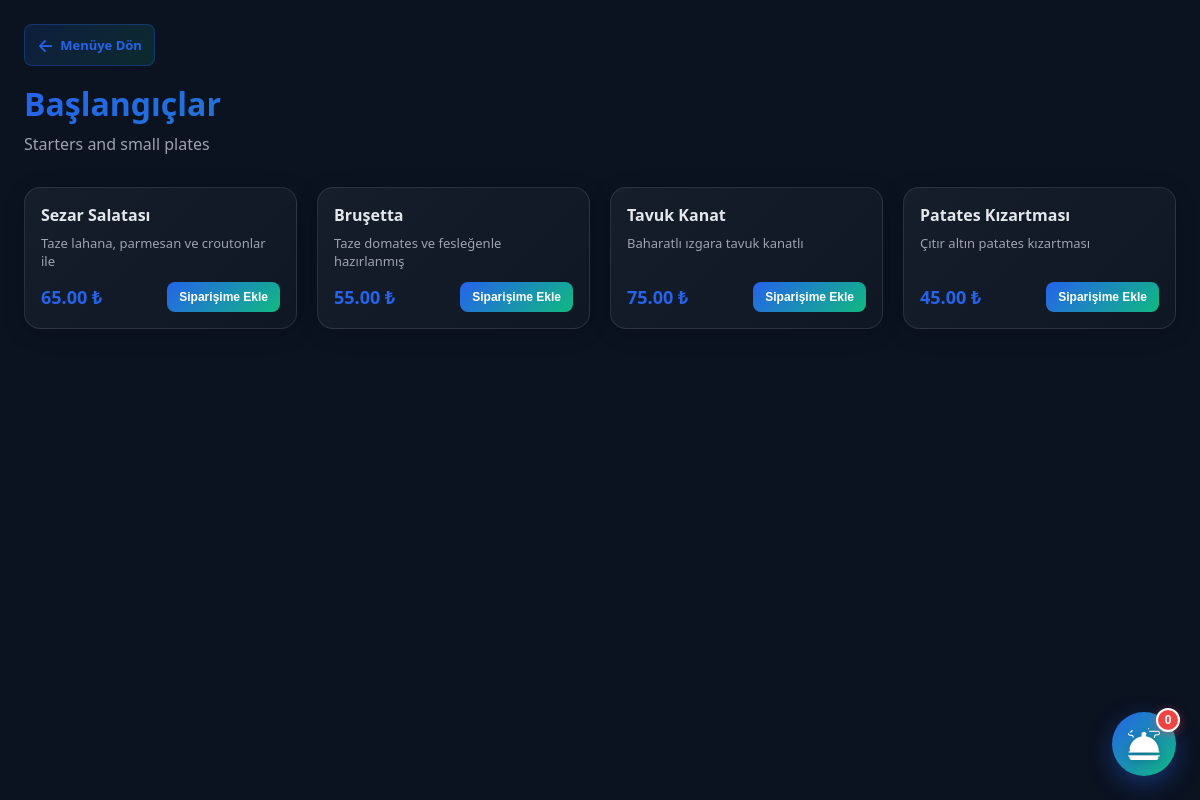
Page /customer/category.php?category_id=1 on the earlier database version.
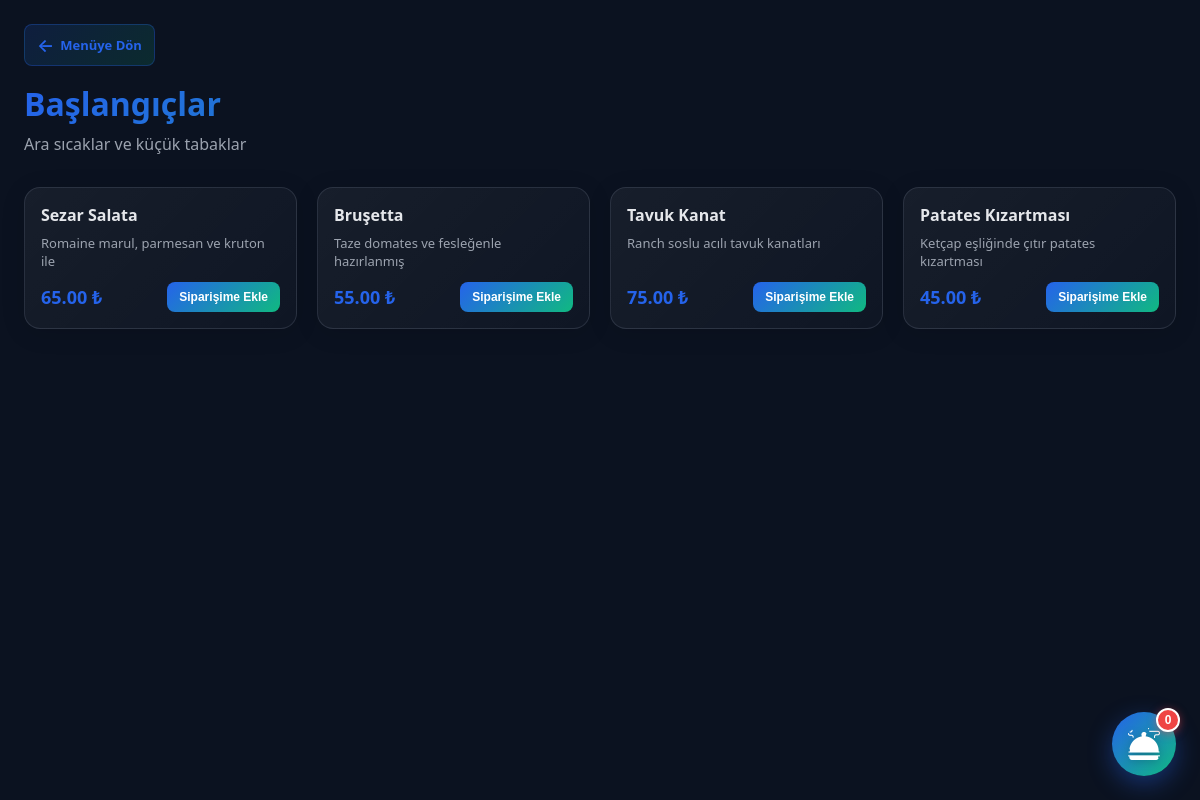
Same page on the later database version.
### tables this page shows
CREATE TABLE MenuCategories (
    category_id INT AUTO_INCREMENT PRIMARY KEY,
    category_name VARCHAR(50) NOT NULL UNIQUE,
    description TEXT,
    display_order INT DEFAULT 0,
    created_at TIMESTAMP DEFAULT CURRENT_TIMESTAMP
);

CREATE TABLE MenuProducts (
    product_id INT AUTO_INCREMENT PRIMARY KEY,
    category_id INT NOT NULL,
    product_name VARCHAR(100) NOT NULL,
    description TEXT,
    price DECIMAL(10,2) NOT NULL,
    is_available BOOLEAN DEFAULT TRUE,
    image_url VARCHAR(255),
    created_at TIMESTAMP DEFAULT CURRENT_TIMESTAMP,
    FOREIGN KEY (category_id) REFERENCES MenuCategories(category_id) ON DELETE RESTRICT,
    INDEX idx_category (category_id)
);

### customer/category.php (the view, shortened to what this page needs)
<?php
$category_id = isset($_GET['category_id']) ? (int)$_GET['category_id'] : 0;
$database = new Database();
$db = $database->getConnection();
$query = "SELECT * FROM MenuCategories WHERE category_id = ?";
$stmt = $db->prepare($query);
$stmt->execute([$category_id]);
$category = $stmt->fetch(PDO::FETCH_ASSOC);
$query = "SELECT product_id, product_name, description, price, image_url FROM MenuProducts WHERE category_id = ? AND is_available = 1 ORDER BY product_id";
$stmt = $db->prepare($query);
$stmt->execute([$category_id]);
$products = $stmt->fetchAll(PDO::FETCH_ASSOC);
$categoryNames = [
    'Appetizers' => 'Başlangıçlar',
    'Soups' => 'Çorbalar',
    'Main Courses' => 'Ana Yemekler',
    'Desserts' => 'Tatlılar',
    'Beverages' => 'İçecekler',
];
$tr_name = $categoryNames[$category['category_name']] ?? $category['category_name'];
$bodyClass = 'page-customer';
require_once __DIR__ . '/../includes/layout/top.php';
?>
<main class="app">
    <div class="customer-container">
        <header class="category-header">
            <div class="header-nav">
                <a href="menu.php" class="back-btn">
                    <span class="back-icon">←</span>
                    <span class="back-text">Menüye Dön</span>
                </a>
            </div>
            <h1><?= htmlspecialchars($tr_name) ?></h1>
            <p class="category-desc"><?= htmlspecialchars($category['description'] ?? '') ?></p>
        </header>
        <div class="products-grid">
            <?php if (empty($products)): ?>
                <div class="empty-state">
                    <p>📭 Bu kategoride ürün bulunamadı.</p>
                </div>
            <?php else: ?>
                <?php foreach ($products as $product): ?>
                    <div class="product-card">
                        <div class="product-content">
                            <h3 class="product-name"><?= htmlspecialchars($product['tr_name']) ?></h3>
                            <?php if ($product['tr_desc']): ?>
                                <p class="product-desc"><?= htmlspecialchars($product['tr_desc']) ?></p>
                            <?php endif; ?>
                            <div class="product-footer">
                                <span class="product-price"><?= number_format($product['price'], 2) ?> ₺</span>
                                <div class="product-cart-controls"
                                     id="cartControls_<?= $product['product_id'] ?>"
                                     data-product-id="<?= $product['product_id'] ?>"
                                     data-product-name="<?= htmlspecialchars($product['tr_name'], ENT_QUOTES) ?>"
                                     data-product-price="<?= $product['price'] ?>"
                                     data-product-image="<?= htmlspecialchars($product['image_url'] ?? '', ENT_QUOTES) ?>">
                                </div>
                            </div>
                        </div>
                    </div>
                <?php endforeach; ?>
            <?php endif; ?>
        </div>
    </div>
    <button class="order-bubble" id="orderBubble" onclick="toggleOrderPanel()">
        <img src="../assets/images/serving-dishes.png" alt="Siparişler" class="order-bubble__icon">
        <span class="order-bubble__badge" id="orderBadge">0</span>
    </button>
</main>
<?php require_once __DIR__ . '/../includes/layout/bottom.php'; ?>

### includes/layout/top.php (shortened to what this page needs)
<!doctype html>
<html lang="tr">
<head>
<?php
  $cssPath = '/Restaurant-Management-System/assets/css/style.css';
  $cssFile = $_SERVER['DOCUMENT_ROOT'] . $cssPath;
  $cssVersion = file_exists($cssFile) ? filemtime($cssFile) : time();
?>
  <link rel="stylesheet" href="<?= htmlspecialchars($cssPath . '?v=' . $cssVersion) ?>">
</head>
<body class="<?= $bodyClass ?? '' ?>">

### includes/layout/bottom.php (shortened to what this page needs)
</body>
</html>

### assets/css/style.css (style rules this page uses)
:root { --bg: #0b1220; --card: rgba(17, 24, 39, 0.75); --card-solid: #111827; --text: #e5e7eb; --muted: #9ca3af; --line: rgba(148, 163, 184, 0.18); --primary: #2563eb; --primary-2: #1d4ed8; --shadow: 0 18px 60px rgba(0, 0, 0, .35); --radius: 18px; }
* { box-sizing: border-box; }
html, body { height: 100%; }
body { margin: 0; font-family: system-ui, -apple-system, Segoe UI, Roboto, Arial; background: var(--bg); color: var(--text); }
a { color: inherit; }
.app { min-height: 100%; }

### customer/category.php (style rules this page uses)
.customer-container { max-width: 1200px; margin: 0 auto; padding: 24px; }
.category-header { margin-bottom: 32px; }
.header-nav { margin-bottom: 16px; }
.back-btn { display: inline-flex; align-items: center; gap: 6px; background: linear-gradient(135deg, rgba(37, 99, 235, 0.15) 0%, rgba(16, 185, 129, 0.15) 100%); color: var(--primary, #2563eb); text-decoration: none; font-weight: 600; padding: 8px 12px; border-radius: 8px; border: 1px solid rgba(37, 99, 235, 0.3); transition: all 0.3s cubic-bezier(0.23, 1, 0.32, 1); font-size: 13px; cursor: pointer; }
.back-icon { font-size: 18px; transition: transform 0.3s ease; }
.category-header h1 { margin: 12px 0 8px; font-size: 32px; font-weight: 700; color: var(--text, #e2e8f0); background: linear-gradient(135deg, #2563eb, #10b981); -webkit-background-clip: text; -webkit-text-fill-color: transparent; background-clip: text; }
.category-desc { margin: 0; color: var(--muted, #94a3b8); font-size: 16px; }
.products-grid { display: grid; grid-template-columns: repeat(auto-fill, minmax(260px, 1fr)); gap: 20px; margin-bottom: 32px; }
.product-card { background: linear-gradient(135deg, rgba(255,255,255,0.05) 0%, rgba(255,255,255,0.02) 100%); border: 1px solid var(--line, rgba(148, 163, 184, 0.2)); border-radius: 16px; overflow: hidden; transition: all 0.35s cubic-bezier(0.23, 1, 0.32, 1); display: flex; flex-direction: column; box-shadow: 0 4px 24px rgba(0, 0, 0, 0.12); position: relative; }
.product-content { padding: 16px; display: flex; flex-direction: column; flex-grow: 1; }
.product-name { margin: 0 0 8px; font-size: 16px; font-weight: 700; color: var(--text, #e2e8f0); }
.product-desc { margin: 0 0 12px; font-size: 13px; color: var(--muted, #94a3b8); flex-grow: 1; line-height: 1.4; }
.product-footer { display: flex; justify-content: space-between; align-items: center; margin-top: auto; gap: 12px; }
.product-price { font-size: 18px; font-weight: 700; color: var(--primary, #2563eb); white-space: nowrap; }
.product-cart-controls { display: flex; align-items: center; gap: 8px; }
.product-card { animation: fadeIn 0.6s ease-out; }
.order-bubble { position: fixed; bottom: 24px; right: 24px; width: 64px; height: 64px; border-radius: 50%; background: linear-gradient(135deg, #2563eb 0%, #10b981 100%); border: none; box-shadow: 0 8px 24px rgba(37, 99, 235, 0.4); cursor: pointer; display: flex; align-items: center; justify-content: center; transition: all 0.3s cubic-bezier(0.23, 1, 0.320, 1); z-index: 999; overflow: visible; }
.order-bubble__icon { width: 32px; height: 32px; object-fit: contain; filter: brightness(0) invert(1) drop-shadow(0 2px 4px rgba(0, 0, 0, 0.2)); }
.order-bubble__badge { position: absolute; top: -4px; right: -4px; background: #ef4444; color: white; font-size: 12px; font-weight: 700; min-width: 24px; height: 24px; border-radius: 12px; display: flex; align-items: center; justify-content: center; padding: 0 6px; box-shadow: 0 2px 8px rgba(239, 68, 68, 0.5); border: 2px solid white; }

Differences in the rows shown:
changed menucategories "Başlangıçlar": description "Starters and small plates" → "Ara sıcaklar ve küçük tabaklar"
changed menuproducts: product_name "Sezar Salatası" → "Sezar Salata"; description "Taze lahana, parmesan ve croutonlar ile" → "Romaine marul, parmesan ve kruton ile"
changed menuproducts: description "Baharatlı ızgara tavuk kanatlı" → "Ranch soslu acılı tavuk kanatları"
changed menuproducts: description "Çıtır altın patates kızartması" → "Ketçap eşliğinde çıtır patates kızartması"
